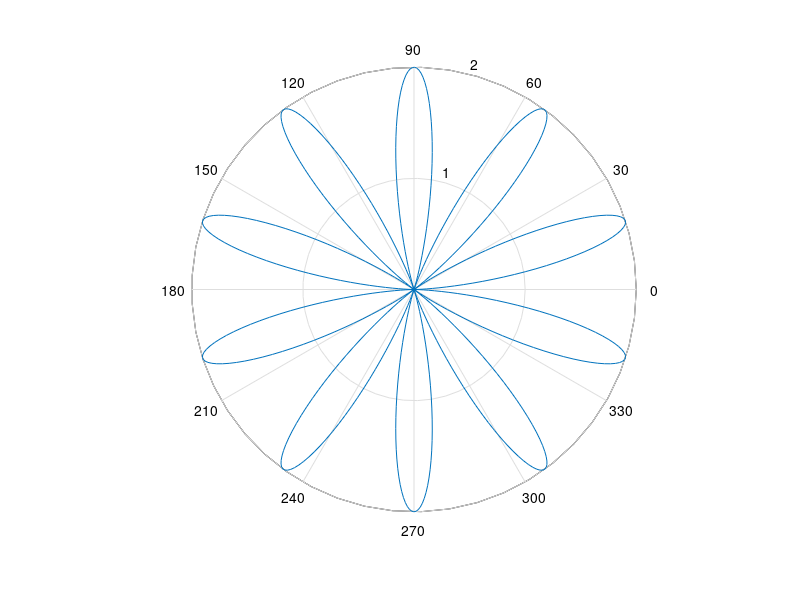
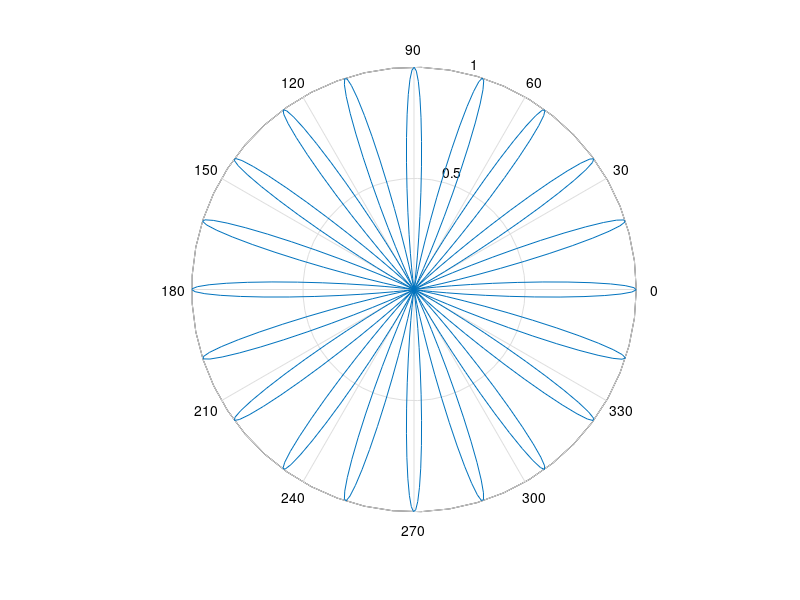
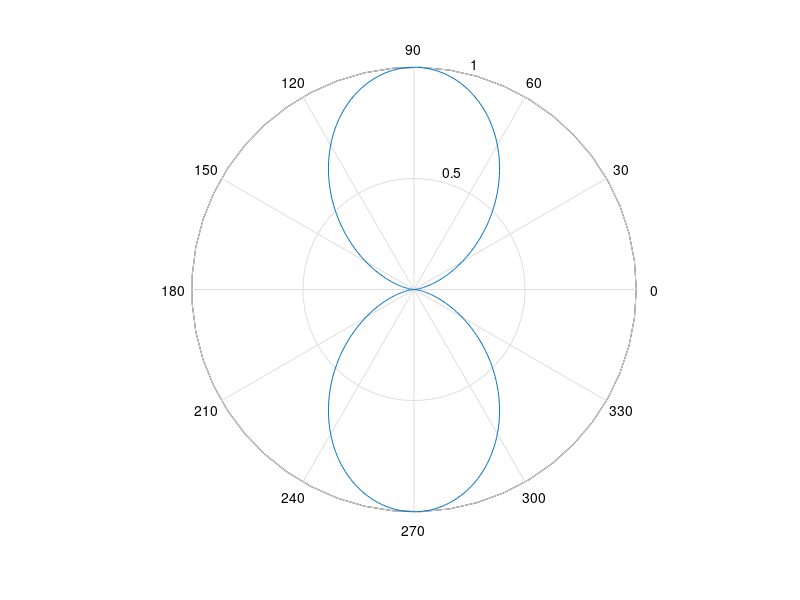
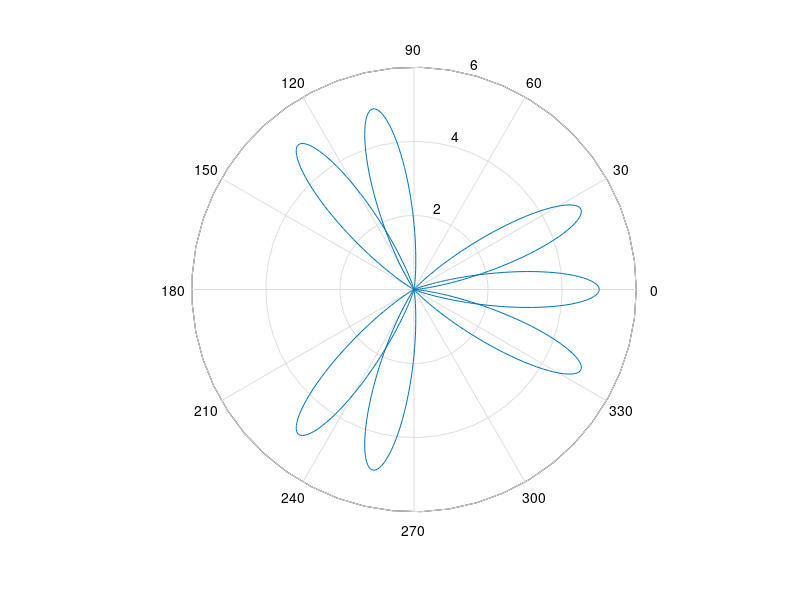

The MATLAB script that drew these images, in order:
theta=-pi:0.01:pi;
rho=[2*sin(5*theta).^2;
    cos(10*theta).^3;
    sin(theta).^2;
    5*cos(3.5*theta).^3];
for i=1:4
    figure;
    polar(theta,rho(i,:))
end
